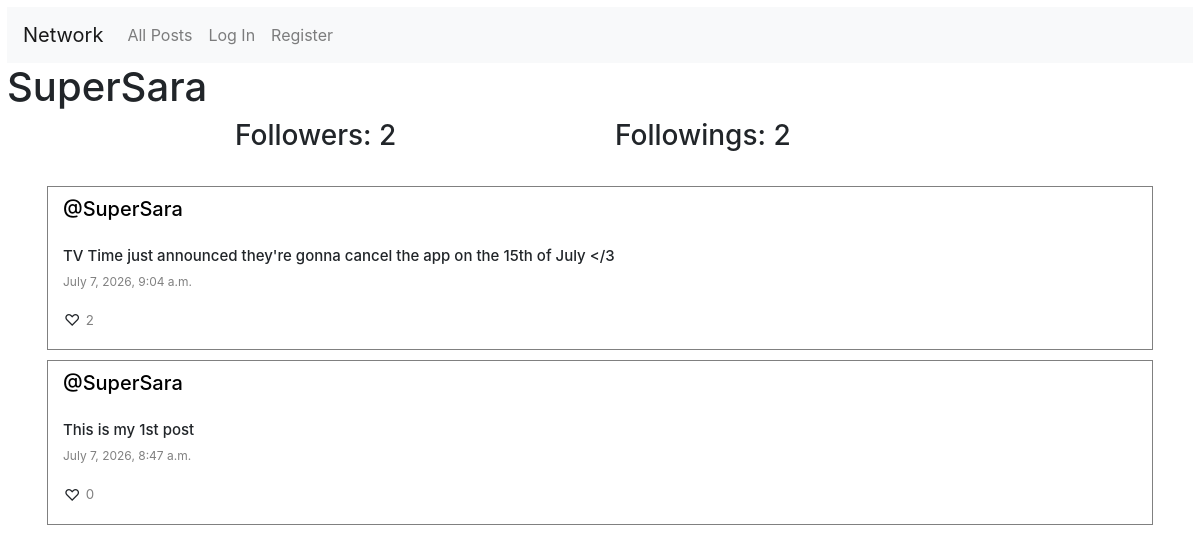
/profile/2, run on an earlier commit of the app's database.
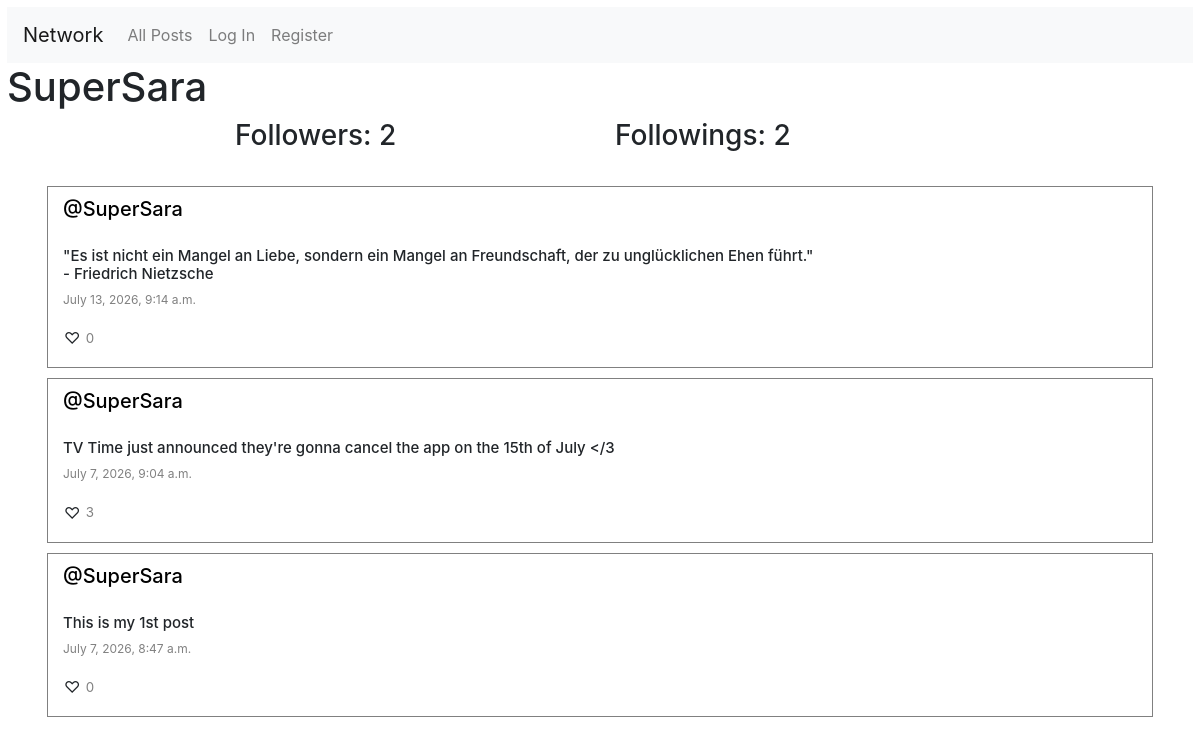
And on a later commit of the database.
### network/models.py (models this page shows, shortened)
class Post(models.Model):
    content = models.CharField(max_length = 140)
    user = models.ForeignKey(User, on_delete = models.CASCADE, related_name = "author")
    date = models.DateTimeField(auto_now_add = True)

class User(AbstractUser):
    pass

### network/views.py (the view)
# urls.py: path("profile/<int:user_id>", views.profile, name="profile"),
def profile(request, user_id):
    user = User.objects.get(pk=user_id)
    all_posts = Post.objects.filter(user=user).order_by("id").reverse()
    following = Follow.objects.filter(user=user)
    followers = Follow.objects.filter(user_followed=user)
    is_following = False
    if request.user.is_authenticated:
        is_following = Follow.objects.filter(user=request.user, user_followed=user).exists()
    paginator = Paginator(all_posts, 10)
    page_number = request.GET.get('page')
    posts_in_page = paginator.get_page(page_number)
    for post in posts_in_page:
        post.is_liked = Like.objects.filter(user=request.user, post=post).exists() if request.user.is_authenticated else False
    return render(request, "network/profile.html", {
        "username": user.username,
        "allPosts": all_posts,
        "posts_in_page": posts_in_page,
        "following": following,
        "followers": followers,
        "is_following": is_following,
        "user_profile": user
    })

### network/templates/network/profile.html (shortened to what this page needs)
{% extends "network/layout.html" %}
{% load static %}
{% block body %}
    <h1>{{ username }} </h1>
    <div class="container">
        <div class="row d-flex justify-content-center">
            <h3 class="col-4">Followers: {{ followers.count }}</h3>
            <h3 class="col-4">Followings: {{ following.count }}</h3>
        </div>
    </div>
    <div class="all_posts">
        {% for post in posts_in_page %}
        <div class="row post" data-post-id="{{ post.id }}" data-user-authenticated="{{ user.is_authenticated }}">
            <div class="col">
            <h5 class="username"><a href="{% url 'profile' post.user.id %}">@{{ post.user }}</a></h5>
            <h6 class="content">{{ post.content }}</h6>
            <p class="date">{{ post.date }}</p>
            <p>
                <button type="button" class="like-btn btn p-0
                    {% if post.is_liked %}text-danger
                    {% else %}text-outline-danger
                    {% endif %}"
                    data-liked="{{ post.is_liked }}">
                    {% if user.is_authenticated %}
                        {% if post.is_liked %}<span style="color:red">&#9829</span>
                        {% else %}&#9825
                        {% endif %}
                    {% else %}&#9825
                    {% endif %}
                </button>
                <span class="like-count">{{ post.post_likes.all.count }}</span>
            </p>
            </div>
        </div>
        {% endfor %}
    </div>
{% endblock %}

What changed in the data, as far as the page shows it:
added Post: user "SuperSara", content "\"Es ist nicht ein Mangel an Liebe, sondern ein Mangel an Freundschaft, der zu unglücklichen Ehen führt.\" - Friedrich Nietzsche", date "July 13, 2026, 9:14 a.m.", post_likes.all.count "0"
computed for Post "TV Time just announced they're gonna cancel the app on the 15th of July </3": post_likes.all.count "2" → "3"
